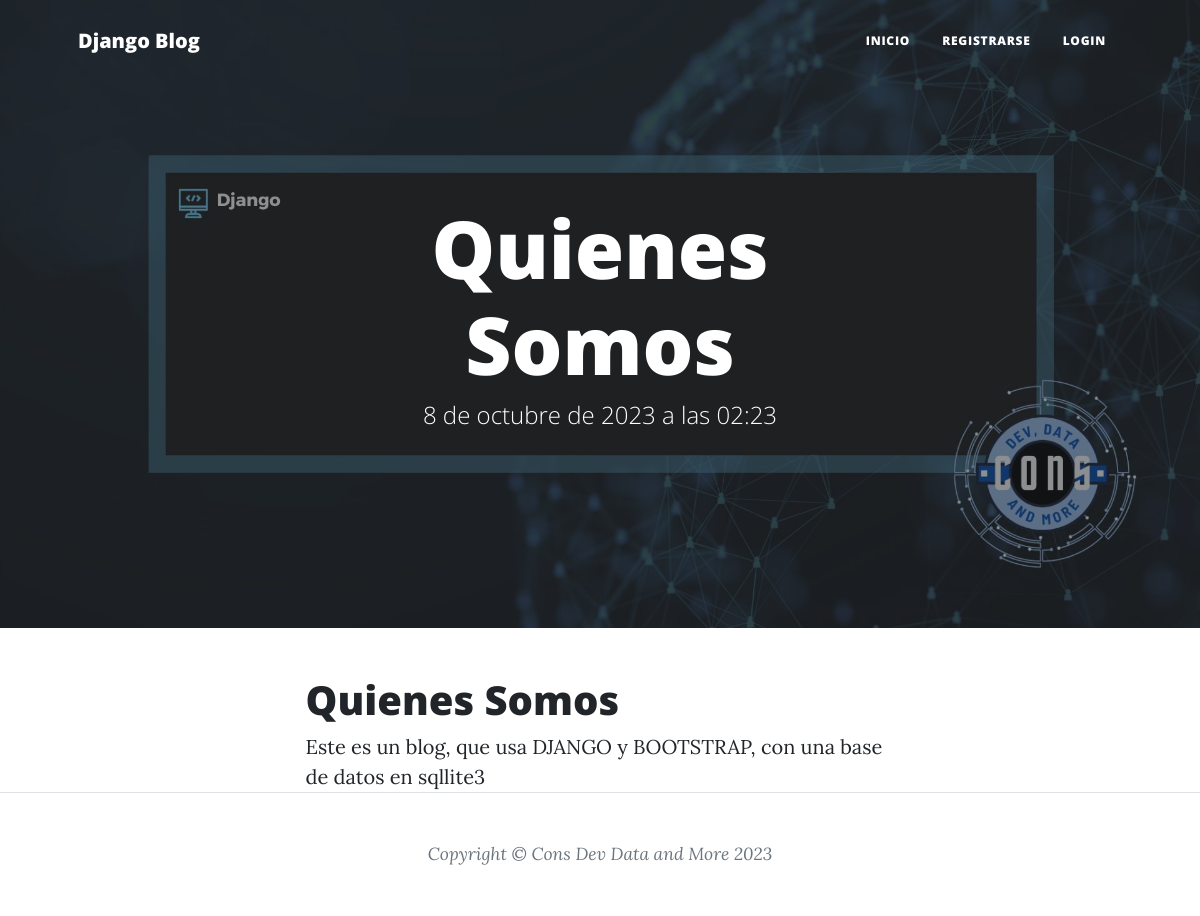
Page /paginas/about on the committed database.
### pages/models.py (models this page shows, shortened)
class Page(models.Model):
    title = models.CharField(max_length=50, verbose_name="Titulo")
    content = RichTextField(verbose_name="Contenido")
    slug  = models.CharField(unique=True, max_length=250, verbose_name="URL Amigable")
    order = models.IntegerField(default=0, verbose_name="Orden")
    visible = models.BooleanField(default=False, verbose_name="Visible")
    created_at = models.DateTimeField(auto_now_add=True, verbose_name="Creado en")
    updated_at = models.DateTimeField(auto_now=True, verbose_name="Actualizado en")
    class Meta:
        verbose_name="Pagina"
        verbose_name_plural="Paginas"

### pages/views.py (the view)
# urls.py: path('paginas/<str:slug>', views.page, name='page'),
def page(request, slug):
    page = Page.objects.get(slug = slug)
    return render(request, 'pages/page.html', {'page': page})

### blogapp/context_processors.py (called while the page is built)
def get_categories(request):
    cartegories_use = Article.objects.values_list(
        'categories').distinct()
    categories = Category.objects.values_list(
        'id', 'name').filter(id__in=cartegories_use).order_by('name')
    return {'categories': categories}

### pages/context_processors.py (called while the page is built)
def get_pages(request):
    pages = Page.objects.filter(visible=True).values_list(
        'id', 'title', 'slug').order_by('order')
    return {'pages': pages}

### pages/templates/pages/page.html (shortened to what this page needs)
{% extends 'layouts/layout.html' %}
{% block site_heading %}
  <h1>{{page.title}}</h1>
  <span class="subheading">{{page.created_at}}</span>
{% endblock %}
{% block content %}
    {{page.content|safe}}
{% endblock %}

### rows in the picture
Page: title "Quienes Somos", created_at "8 de octubre de 2023 a las 02:23", content "Quienes Somos Este es un blog, que usa DJANGO y BOOTSTRAP, con una base de datos en sqllite3"
